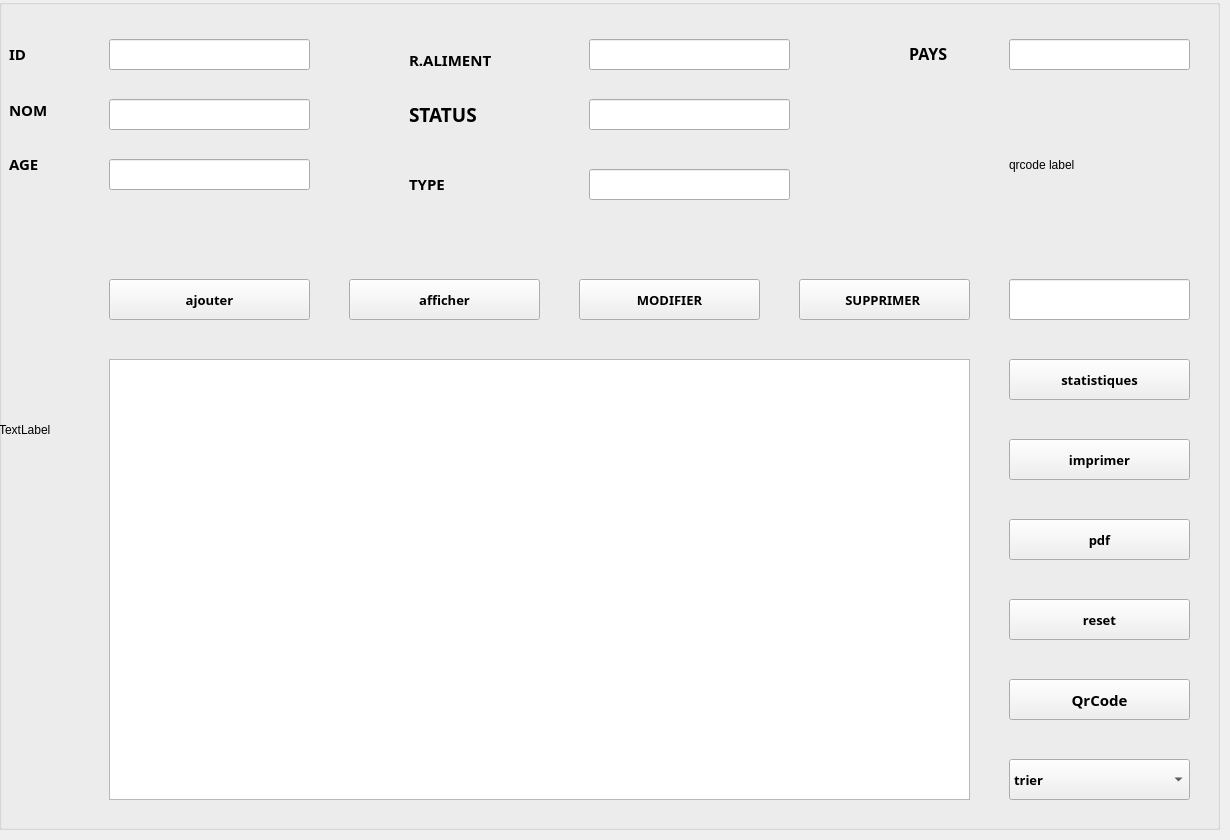
      <widget class="QWidget" name="gestion_animal">
       <attribute name="title">
        <string>gestion des animaux</string>
       </attribute>
       <widget class="QGroupBox" name="groupBox_7">
        <property name="geometry">
         <rect>
          <x>-1</x>
          <y>-1</y>
          <width>1221</width>
          <height>831</height>
         </rect>
        </property>
        <property name="title">
         <string/>
        </property>
        <widget class="QComboBox" name="comboBox_trier">
         <property name="geometry">
          <rect>
           <x>1010</x>
           <y>760</y>
           <width>181</width>
           <height>41</height>
          </rect>
         </property>
         <property name="font">
          <font>
           <family>Lucida Bright</family>
           <pointsize>10</pointsize>
           <weight>75</weight>
           <bold>true</bold>
          </font>
         </property>
         <item>
          <property name="text">
           <string>trier</string>
          </property>
         </item>
         <item>
          <property name="text">
           <string>tri par id</string>
          </property>
         </item>
         <item>
          <property name="text">
           <string>tri par age</string>
          </property>
         </item>
         <item>
          <property name="text">
           <string>tri par pays</string>
          </property>
         </item>
        </widget>
        <widget class="QPushButton" name="pb_afficher">
         <property name="geometry">
          <rect>
           <x>350</x>
           <y>280</y>
           <width>191</width>
           <height>41</height>
          </rect>
         </property>
         <property name="font">
          <font>
           <family>Lucida Bright</family>
           <pointsize>10</pointsize>
           <weight>75</weight>
           <bold>true</bold>
          </font>
         </property>
         <property name="cursor">
          <cursorShape>PointingHandCursor</cursorShape>
         </property>
         <property name="text">
          <string>afficher</string>
         </property>
        </widget>
        <widget class="QLabel" name="PaysAnim">
         <property name="geometry">
          <rect>
           <x>910</x>
           <y>40</y>
           <width>56</width>
           <height>30</height>
          </rect>
         </property>
         <property name="font">
          <font>
           <family>Lucida Bright</family>
           <pointsize>12</pointsize>
           <weight>75</weight>
           <italic>false</italic>
           <bold>true</bold>
          </font>
         </property>
         <property name="text">
          <string>&lt;html&gt;&lt;head/&gt;&lt;body&gt;&lt;p&gt;&lt;span style=&quot; color:#000000;&quot;&gt;PAYS&lt;/span&gt;&lt;/p&gt;&lt;/body&gt;&lt;/html&gt;</string>
         </property>
        </widget>
        <widget class="QLineEdit" name="le_nom">
         <property name="geometry">
          <rect>
           <x>110</x>
           <y>100</y>
           <width>201</width>
           <height>31</height>
          </rect>
         </property>
         <property name="font">
          <font>
           <family>Lucida Bright</family>
           <pointsize>10</pointsize>
           <weight>75</weight>
           <bold>true</bold>
          </font>
         </property>
        </widget>
        <widget class="QPushButton" name="pb_pdf">
         <property name="geometry">
          <rect>
           <x>1010</x>
           <y>520</y>
           <width>181</width>
           <height>41</height>
          </rect>
         </property>
         <property name="font">
          <font>
           <family>Lucida Bright</family>
           <pointsize>10</pointsize>
           <weight>75</weight>
           <bold>true</bold>
          </font>
         </property>
         <property name="cursor">
          <cursorShape>PointingHandCursor</cursorShape>
         </property>
         <property name="text">
          <string>pdf</string>
         </property>
        </widget>
        <widget class="QLabel" name="AgeAnim">
         <property name="geometry">
          <rect>
           <x>10</x>
           <y>150</y>
           <width>71</width>
           <height>31</height>
          </rect>
         </property>
         <property name="font">
          <font>
           <family>Lucida Bright</family>
           <pointsize>11</pointsize>
           <weight>75</weight>
           <bold>true</bold>
          </font>
         </property>
         <property name="text">
          <string>&lt;html&gt;&lt;head/&gt;&lt;body&gt;&lt;p&gt;&lt;span style=&quot; color:#000000;&quot;&gt;AGE&lt;/span&gt;&lt;/p&gt;&lt;/body&gt;&lt;/html&gt;</string>
         </property>
        </widget>
        <widget class="QPushButton" name="pb_code">
         <property name="geometry">
          <rect>
           <x>1010</x>
           <y>680</y>
           <width>181</width>
           <height>41</height>
          </rect>
         </property>
         <property name="font">
          <font>
           <family>Lucida Bright</family>
           <pointsize>11</pointsize>
           <weight>75</weight>
           <bold>true</bold>
          </font>
         </property>
         <property name="text">
          <string>QrCode</string>
         </property>
        </widget>
        <widget class="QPushButton" name="pb_imprimer">
         <property name="geometry">
          <rect>
           <x>1010</x>
           <y>440</y>
           <width>181</width>
           <height>41</height>
          </rect>
         </property>
         <property name="font">
          <font>
           <family>Lucida Bright</family>
           <pointsize>10</pointsize>
           <weight>75</weight>
           <bold>true</bold>
          </font>
         </property>
         <property name="text">
          <string>imprimer</string>
         </property>
        </widget>
        <widget class="QLabel" name="NomAnim">
         <property name="geometry">
          <rect>
           <x>10</x>
           <y>100</y>
           <width>56</width>
           <height>21</height>
          </rect>
         </property>
         <property name="font">
          <font>
           <family>Lucida Bright</family>
           <pointsize>11</pointsize>
           <weight>75</weight>
           <italic>false</italic>
           <bold>true</bold>
          </font>
         </property>
         <property name="text">
          <string>&lt;html&gt;&lt;head/&gt;&lt;body&gt;&lt;p&gt;&lt;span style=&quot; color:#000000;&quot;&gt;NOM&lt;/span&gt;&lt;/p&gt;&lt;/body&gt;&lt;/html&gt;</string>
         </property>
        </widget>
        <widget class="QPushButton" name="pb_modifier">
         <property name="geometry">
          <rect>
           <x>580</x>
           <y>280</y>
           <width>181</width>
           <height>41</height>
          </rect>
         </property>
         <property name="font">
          <font>
           <family>Lucida Bright</family>
           <pointsize>10</pointsize>
           <weight>75</weight>
           <bold>true</bold>
          </font>
         </property>
         <property name="cursor">
          <cursorShape>PointingHandCursor</cursorShape>
         </property>
         <property name="text">
          <string>MODIFIER</string>
         </property>
        </widget>
        <widget class="QPushButton" name="pb_supprimer">
         <property name="geometry">
          <rect>
           <x>800</x>
           <y>280</y>
           <width>171</width>
           <height>41</height>
          </rect>
         </property>
         <property name="font">
          <font>
           <family>Lucida Bright</family>
           <pointsize>10</pointsize>
           <weight>75</weight>
           <bold>true</bold>
          </font>
         </property>
         <property name="cursor">
          <cursorShape>PointingHandCursor</cursorShape>
         </property>
         <property name="text">
          <string>SUPPRIMER </string>
         </property>
        </widget>
        <widget class="QLineEdit" name="le_pays">
         <property name="geometry">
          <rect>
           <x>1010</x>
           <y>40</y>
           <width>181</width>
           <height>31</height>
          </rect>
         </property>
         <property name="font">
          <font>
           <family>Lucida Bright</family>
           <pointsize>10</pointsize>
           <weight>75</weight>
           <bold>true</bold>
          </font>
         </property>
        </widget>
        <widget class="QPushButton" name="bp_ajouter">
         <property name="geometry">
          <rect>
           <x>110</x>
           <y>280</y>
           <width>201</width>
           <height>41</height>
          </rect>
         </property>
         <property name="font">
          <font>
           <family>Lucida Bright</family>
           <pointsize>10</pointsize>
           <weight>75</weight>
           <bold>true</bold>
          </font>
         </property>
         <property name="cursor">
          <cursorShape>PointingHandCursor</cursorShape>
         </property>
         <property name="text">
          <string>ajouter</string>
         </property>
        </widget>
        <widget class="QPushButton" name="pb_stat">
         <property name="geometry">
          <rect>
           <x>1010</x>
           <y>360</y>
           <width>181</width>
           <height>41</height>
          </rect>
         </property>
         <property name="font">
          <font>
           <family>Lucida Bright</family>
           <pointsize>10</pointsize>
           <weight>75</weight>
           <bold>true</bold>
          </font>
         </property>
         <property name="text">
          <string>statistiques</string>
         </property>
        </widget>
        <widget class="QLabel" name="TypeAnim">
         <property name="geometry">
          <rect>
           <x>410</x>
           <y>170</y>
           <width>171</width>
           <height>31</height>
          </rect>
         </property>
         <property name="font">
          <font>
           <family>Lucida Bright</family>
           <pointsize>11</pointsize>
           <weight>75</weight>
           <italic>false</italic>
           <bold>true</bold>
          </font>
         </property>
         <property name="focusPolicy">
          <enum>Qt::NoFocus</enum>
         </property>
         <property name="text">
          <string>&lt;html&gt;&lt;head/&gt;&lt;body&gt;&lt;p&gt;&lt;span style=&quot; color:#000000;&quot;&gt;TYPE &lt;/span&gt;&lt;/p&gt;&lt;/body&gt;&lt;/html&gt;</string>
         </property>
        </widget>
        <widget class="QLineEdit" name="le_idAnim">
         <property name="geometry">
          <rect>
           <x>110</x>
           <y>40</y>
           <width>201</width>
           <height>31</height>
          </rect>
         </property>
         <property name="font">
          <font>
           <family>Lucida Bright</family>
           <pointsize>10</pointsize>
           <weight>75</weight>
           <bold>true</bold>
          </font>
         </property>
         <property name="text">
          <string/>
         </property>
        </widget>
        <widget class="QLineEdit" name="le_age">
         <property name="geometry">
          <rect>
           <x>110</x>
           <y>160</y>
           <width>201</width>
           <height>31</height>
          </rect>
         </property>
         <property name="font">
          <font>
           <family>Lucida Bright</family>
           <pointsize>10</pointsize>
           <weight>75</weight>
           <bold>true</bold>
          </font>
         </property>
        </widget>
        <widget class="QLabel" name="idAnim">
         <property name="geometry">
          <rect>
           <x>10</x>
           <y>40</y>
           <width>56</width>
           <height>31</height>
          </rect>
         </property>
         <property name="font">
          <font>
           <family>Lucida Bright</family>
           <pointsize>11</pointsize>
           <weight>75</weight>
           <bold>true</bold>
          </font>
         </property>
         <property name="text">
          <string>&lt;html&gt;&lt;head/&gt;&lt;body&gt;&lt;p&gt;&lt;span style=&quot; color:#000000;&quot;&gt;ID&lt;/span&gt;&lt;/p&gt;&lt;/body&gt;&lt;/html&gt;</string>
         </property>
        </widget>
        <widget class="QLineEdit" name="le_rechercher">
         <property name="geometry">
          <rect>
           <x>1010</x>
           <y>280</y>
           <width>181</width>
           <height>41</height>
          </rect>
         </property>
        </widget>
        <widget class="QLineEdit" name="le_status">
         <property name="geometry">
          <rect>
           <x>590</x>
           <y>100</y>
           <width>201</width>
           <height>31</height>
          </rect>
         </property>
         <property name="font">
          <font>
           <family>Lucida Bright</family>
           <pointsize>10</pointsize>
           <weight>75</weight>
           <bold>true</bold>
          </font>
         </property>
        </widget>
        <widget class="QTableView" name="tab_animaux">
         <property name="geometry">
          <rect>
           <x>110</x>
           <y>360</y>
           <width>861</width>
           <height>441</height>
          </rect>
         </property>
        </widget>
        <widget class="QLabel" name="label_qrcode">
         <property name="geometry">
          <rect>
           <x>1010</x>
           <y>80</y>
           <width>211</width>
           <height>171</height>
          </rect>
         </property>
         <property name="text">
          <string>qrcode label</string>
         </property>
        </widget>
        <widget class="QLineEdit" name="le_typeAnimal">
         <property name="geometry">
          <rect>
           <x>590</x>
           <y>170</y>
           <width>201</width>
           <height>31</height>
          </rect>
         </property>
         <property name="font">
          <font>
           <family>Lucida Bright</family>
           <pointsize>10</pointsize>
           <weight>75</weight>
           <bold>true</bold>
          </font>
         </property>
        </widget>
        <widget class="QPushButton" name="pb_reset">
         <property name="geometry">
          <rect>
           <x>1010</x>
           <y>600</y>
           <width>181</width>
           <height>41</height>
          </rect>
         </property>
         <property name="font">
          <font>
           <family>Lucida Bright</family>
           <pointsize>10</pointsize>
           <weight>75</weight>
           <bold>true</bold>
          </font>
         </property>
         <property name="text">
          <string>reset</string>
         </property>
        </widget>
        <widget class="QLineEdit" name="le_regime">
         <property name="geometry">
          <rect>
           <x>590</x>
           <y>40</y>
           <width>201</width>
           <height>31</height>
          </rect>
         </property>
         <property name="font">
          <font>
           <family>Lucida Bright</family>
           <pointsize>10</pointsize>
           <weight>75</weight>
           <bold>true</bold>
          </font>
         </property>
        </widget>
        <widget class="QLabel" name="status">
         <property name="geometry">
          <rect>
           <x>410</x>
           <y>100</y>
           <width>141</width>
           <height>31</height>
          </rect>
         </property>
         <property name="font">
          <font>
           <family>Lucida Bright</family>
           <pointsize>14</pointsize>
           <weight>75</weight>
           <bold>true</bold>
          </font>
         </property>
         <property name="text">
          <string>&lt;html&gt;&lt;head/&gt;&lt;body&gt;&lt;p&gt;&lt;span style=&quot; color:#000000;&quot;&gt;STATUS&lt;/span&gt;&lt;/p&gt;&lt;/body&gt;&lt;/html&gt;</string>
         </property>
        </widget>
        <widget class="QLabel" name="regimAnim">
         <property name="geometry">
          <rect>
           <x>410</x>
           <y>50</y>
           <width>211</width>
           <height>21</height>
          </rect>
         </property>
         <property name="font">
          <font>
           <family>Lucida Bright</family>
           <pointsize>11</pointsize>
           <weight>75</weight>
           <bold>true</bold>
          </font>
         </property>
         <property name="text">
          <string>&lt;html&gt;&lt;head/&gt;&lt;body&gt;&lt;p&gt;&lt;span style=&quot; color:#000000;&quot;&gt;R.ALIMENT&lt;/span&gt;&lt;/p&gt;&lt;/body&gt;&lt;/html&gt;</string>
         </property>
        </widget>
        <widget class="QLabel" name="labelanimaux">
         <property name="geometry">
          <rect>
           <x>0</x>
           <y>0</y>
           <width>1221</width>
           <height>861</height>
          </rect>
         </property>
         <property name="text">
          <string>TextLabel</string>
         </property>
        </widget>
        <zorder>labelanimaux</zorder>
        <zorder>comboBox_trier</zorder>
        <zorder>pb_afficher</zorder>
        <zorder>PaysAnim</zorder>
        <zorder>le_nom</zorder>
        <zorder>pb_pdf</zorder>
        <zorder>AgeAnim</zorder>
        <zorder>pb_code</zorder>
        <zorder>pb_imprimer</zorder>
        <zorder>NomAnim</zorder>
        <zorder>pb_modifier</zorder>
        <zorder>pb_supprimer</zorder>
        <zorder>le_pays</zorder>
        <zorder>bp_ajouter</zorder>
        <zorder>pb_stat</zorder>
        <zorder>TypeAnim</zorder>
        <zorder>le_idAnim</zorder>
        <zorder>le_age</zorder>
        <zorder>idAnim</zorder>
        <zorder>le_rechercher</zorder>
        <zorder>le_status</zorder>
        <zorder>tab_animaux</zorder>
        <zorder>label_qrcode</zorder>
        <zorder>le_typeAnimal</zorder>
        <zorder>pb_reset</zorder>
        <zorder>le_regime</zorder>
        <zorder>status</zorder>
        <zorder>regimAnim</zorder>
       </widget>
      </widget>
